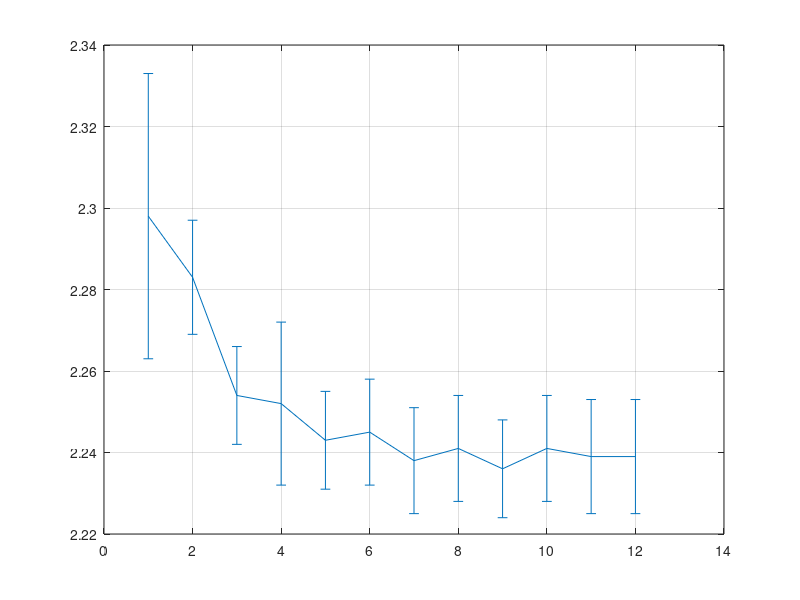
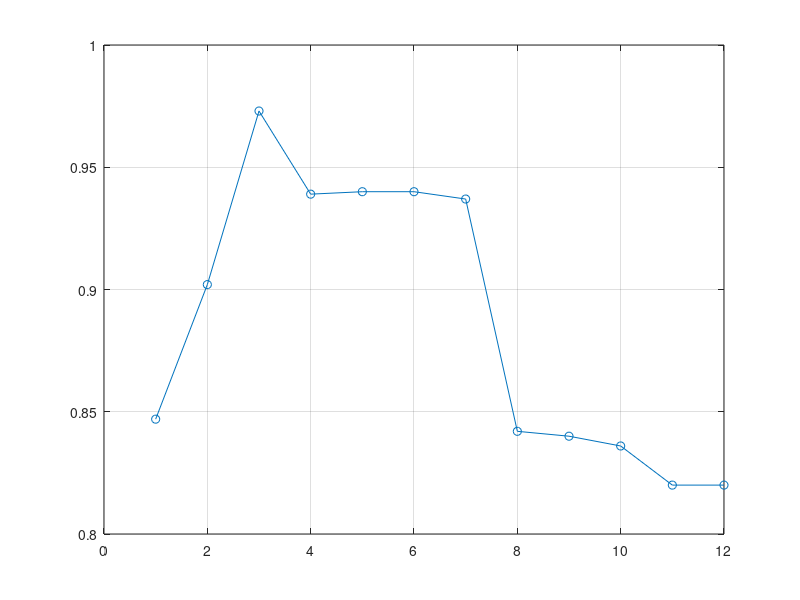
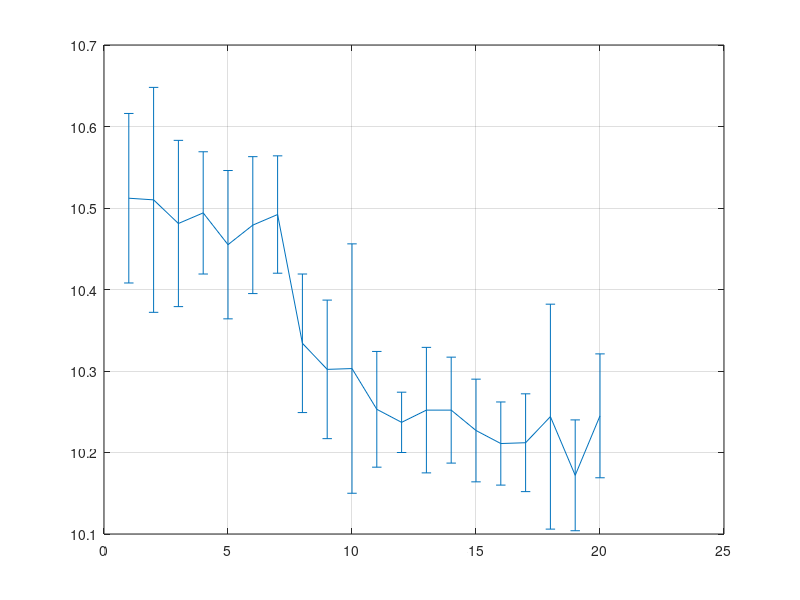
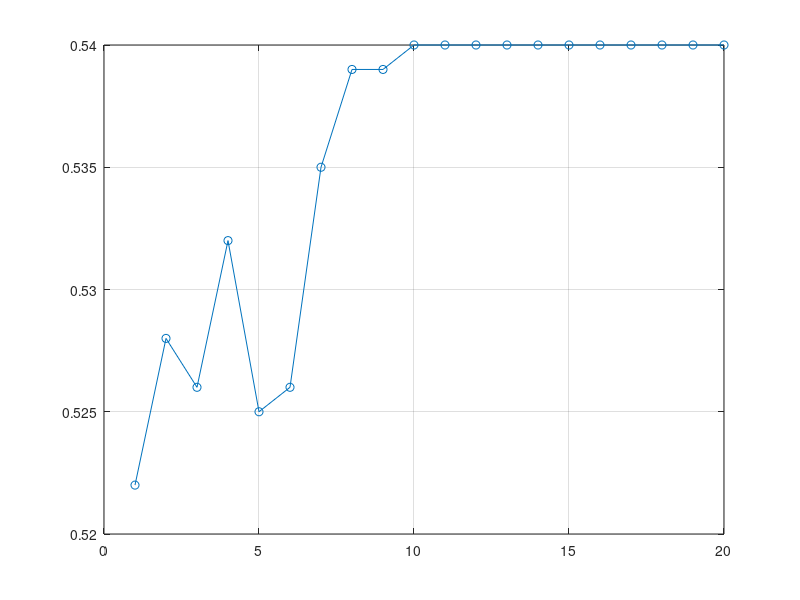

MATLAB code to generate these figures, in order:
%Result process
%*****Quitprimo**********************************
figure(11)
dc_op=0.293;

dc=[0.000042 0.148846 0.193 0.235688 0.2635 0.293 0.319 0.351 0.382 0.417 0.446 0.477];
accuracy=[0.84697 0.902 0.973 0.939 0.94 0.94 0.937 0.842 0.840 0.836 0.820 0.820];
elapse=[2.298 2.283 2.254 2.252 2.243 2.245 2.238 2.241 2.236 2.241 2.239 2.239];
elapse_std=[0.035 0.014 0.012 0.020 0.012 0.013 0.013 0.013 0.012 0.013 0.014 0.014];
errorbar(1:1:length(dc),elapse,elapse_std);
grid on
figure(12)
plot(1:1:length(dc),accuracy, '-o');
grid on 
sam_acc=0.973;
sam_avg_elap=62.007;
sam_std_elap=0.237;
%***************waveform********************
figure(21)
dc_op=0.515;
dc=[0.515 0.549 0.571 0.589 0.604 0.617 0.629 0.640 0.650 0.659 0.668 0.677 0.685 0.693 0.701 0.708 0.716 0.723 0.730 0.737];
accuracy=[0.522 0.528 0.526 0.532 0.525 0.526 0.535 0.539 0.539 0.540 0.540 0.540 0.540 0.540 0.540 0.540 0.54 0.54 0.54 0.540];
elapse=[10.512 10.510 10.481 10.494 10.455 10.479 10.492 10.334 10.302 10.303 10.253 10.237 10.252 10.252 10.227 10.211 10.212 10.244 10.172 10.245];
elapse_std=[0.104 0.138 0.102 0.075 0.091 0.084 0.072 0.085 0.085 0.153 0.071 0.037 0.077 0.065 0.063 0.051 0.060 0.138 0.068 0.076];
errorbar(1:1:length(dc),elapse,elapse_std);
grid on
figure(22)
plot(1:1:length(dc),accuracy, '-o');
grid on 

sam_acc=0.485;
sam_avg_elap=914.494;
sam_std_elap=1.043;

%********************************pageblock****************************
figure(31)
dc_op=0.066;
dc=[0.050 0.066 0.078 0.088 0.097 0.105 0.113 0.120 0.127 0.133 0.139 0.145 0.151 0.156 0.162 0.167 0.172 0.178 0.183 0.188];
accuracy=[0.518 0.627 0.441 0.469 0.467 0.649 0.606 0.515 0.518 0.526 0.522 0.553 0.553 0.554 0.484 0.485 0.470 0.470 0.472 0.471];
elapse=[11.331 12.505 11.385 11.076 11.042 11.031 11.012 11.082 11.104 11.032 11.112 11.212 11.265 11.158 11.179 11.165 11.142 11.067 11.018 11.004];
elapse_std=[0.128 3.932 0.243 0.061 0.055 0.072 0.112 0.167 0.223 0.112 0.195 0.172 0.136 0.176 0.171 0.113 0.161 0.145 0.075 0.041];
errorbar(1:1:length(dc),elapse,elapse_std);
grid on
figure(32)
plot(1:1:length(dc),accuracy, '-o');
grid on 

sam_acc=0.721;
sam_avg_elap=1100.806;
sam_std_elap=3.273;